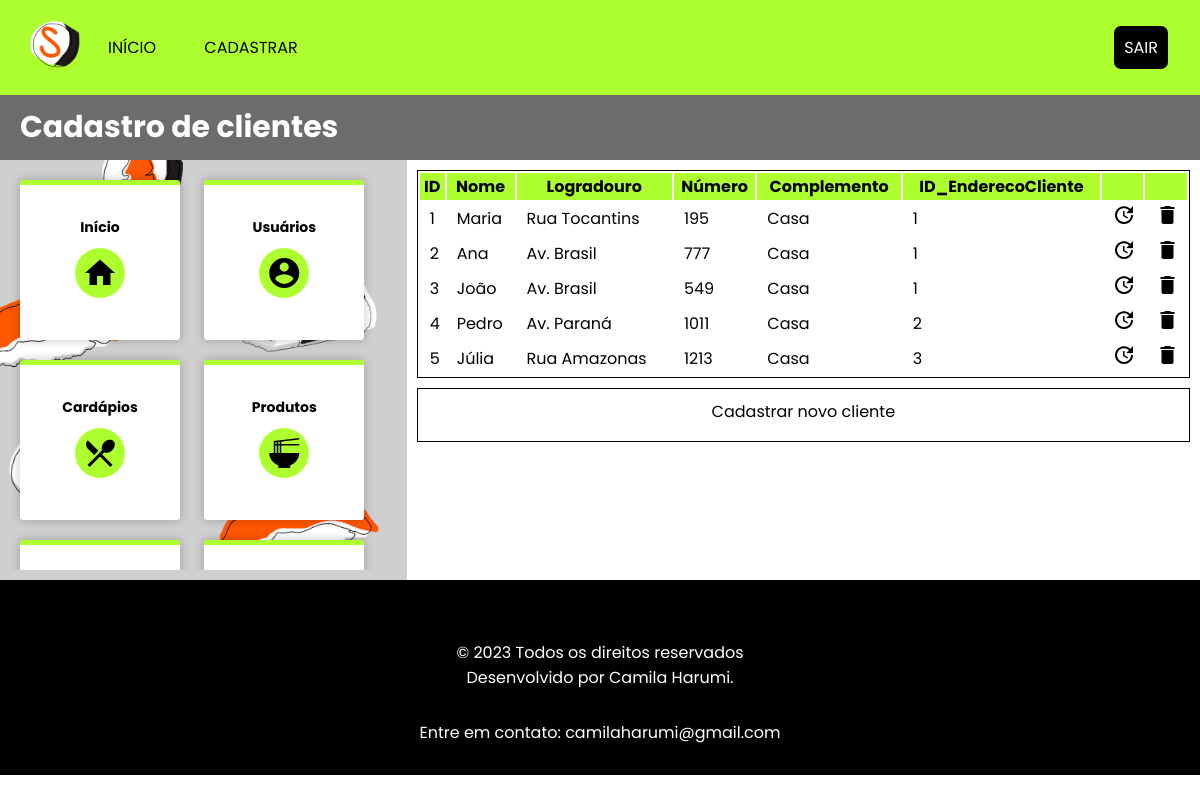
The page /listarClientes.php (signed in) on the database its author committed.
### tables this page shows
CREATE TABLE IF NOT EXISTS Cliente (
    CodCliente INT NOT NULL AUTO_INCREMENT,
    Nome VARCHAR(80) NOT NULL,
    NumeroEndereco INT NOT NULL,
    Logradouro VARCHAR(50) NOT NULL,
    ComplementoEndereco VARCHAR(50),
    CodEnderecoCliente INT NOT NULL,
    PRIMARY KEY (CodCliente),
    FOREIGN KEY (CodEnderecoCliente) REFERENCES EnderecoCliente(CodEnderecoCliente)
);

### listarClientes.php (the view, shortened to what this page needs)
<?php include 'includes/menu.php'; ?>
<header id="header-cadastro">
    <h1>Cadastro de clientes</h1>
</header>
<section id="tela-gerenciamento">
    <?php include 'includes/sidebar.php' ?>
    <article>
        <table>
            <tr>
                <th>ID</th>
                <th>Nome</th>
                <th>Logradouro</th>
                <th>Número</th>
                <th>Complemento</th>
                <th>ID_EnderecoCliente</th>
                <th></th>
                <th></th>
            </tr>
            <?php
                include 'includes/conectarBD.php';
                $sql = "SELECT * FROM Cliente";
                $resultado = mysqli_query($conn, $sql);
                if ($resultado) {
                    while ($row = mysqli_fetch_assoc($resultado)) {
                        echo "<tr>
                                <td>" . $row['CodCliente'] . "</td>
                                <td>" . $row['Nome'] . "</td>
                                <td>" . $row['Logradouro'] . "</td>
                                <td>" . $row['NumeroEndereco'] . "</td>
                                <td>" . $row['ComplementoEndereco'] . "</td>
                                <td>" . $row['CodEnderecoCliente'] . "</td>
                                <td><a href='cadastrarCliente.php?id=" . $row['CodCliente'] . "'><i class='material-icons'>update</i></a></td>
                                <td><a href='excluirCliente.php?id=" . $row['CodCliente'] . "'><i class='material-icons'>delete</i></a></td>
                            </tr>";
                    }
                }
            ?>
        </table>
        <div class="botao-cadastrar"><a href="cadastrarCliente.php">Cadastrar novo cliente</a></div>
    </article>
</section>
<?php include 'includes/rodape.php';?>

### css/style.css (style rules this page uses)
* { box-sizing: border-box; -webkit-box-sizing: border-box; -moz-box-sizing: border-box; font-family: 'Poppins', Arial, Verdana, sans-serif; }
body, h1, h2, p, a { padding: 0px; margin: 0px; overflow-x: hidden; }
body { min-height: 100vh; }
table { background-color: white; width: 100%; margin: auto; border: 1px solid black; }
table th { background-color: greenyellow; }
table td { padding-left: 10px; }
h1 { font-size: 30px; }
#header-cadastro { background-color: #6c6c6c; color: white; font-size: 20px; padding: 10px; padding-left: 20px; }
section#tela-gerenciamento { display: flex; display: -webkit-flex; }
article { padding: 10px; -webkit-flex: 3; -ms-flex: 3; flex: 2; overflow: scroll; overflow-x: hidden; }
.botao-cadastrar { background-color: white; color: black; width: 100%; text-align: center; margin-top: 10px; border: 1px solid black; cursor: pointer; transition: 0.4s; }
.botao-cadastrar a { display: inline-block; color: black; width: 100%; height: 100%; text-decoration: none; padding: 10px; }
.material-icons { color: black; }

### rows shown on the page
cliente: CodCliente "1", Nome "Maria", Logradouro "Rua Tocantins", NumeroEndereco "195", ComplementoEndereco "Casa", CodEnderecoCliente "1"
cliente: CodCliente "2", Nome "Ana", Logradouro "Av. Brasil", NumeroEndereco "777", ComplementoEndereco "Casa", CodEnderecoCliente "1"
cliente: CodCliente "3", Nome "João", Logradouro "Av. Brasil", NumeroEndereco "549", ComplementoEndereco "Casa", CodEnderecoCliente "1"
cliente: CodCliente "4", Nome "Pedro", Logradouro "Av. Paraná", NumeroEndereco "1011", ComplementoEndereco "Casa", CodEnderecoCliente "2"
cliente: CodCliente "5", Nome "Júlia", Logradouro "Rua Amazonas", NumeroEndereco "1213", ComplementoEndereco "Casa", CodEnderecoCliente "3"
